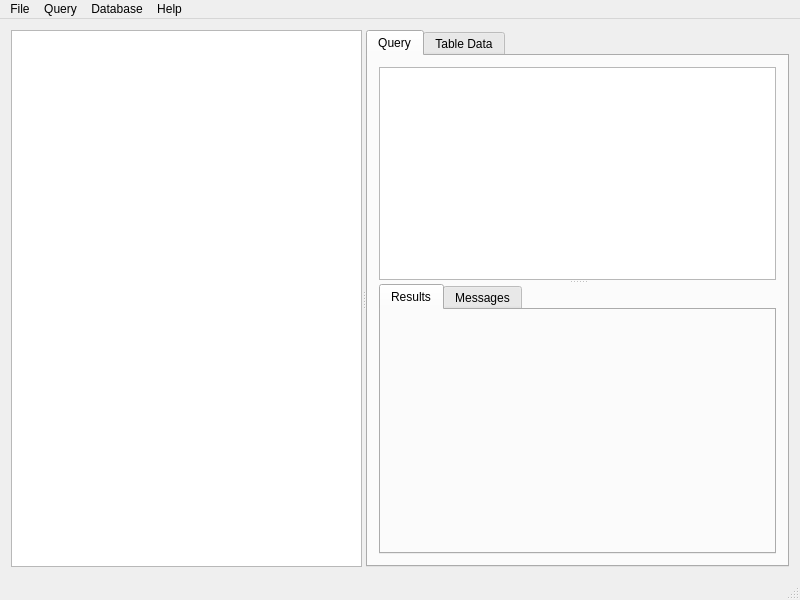
<?xml version="1.0" encoding="UTF-8"?>
<ui version="4.0">
    <class>MainWindow</class>
    <widget class="QMainWindow" name="MainWindow">
        <property name="geometry">
            <rect>
                <x>0</x>
                <y>0</y>
                <width>800</width>
                <height>600</height>
            </rect>
        </property>
        <property name="windowTitle">
            <string>SQLite Query Analyzer</string>
        </property>
        <widget class="QWidget" name="centralWidget">
            <layout class="QGridLayout" name="gridLayout">
                <item row="0" column="0">
                    <widget class="QSplitter" name="splitterMain">
                        <property name="orientation">
                            <enum>Qt::Orientation::Horizontal</enum>
                        </property>
                        <widget class="QTreeWidget" name="treeWidget">
                            <attribute name="headerVisible">
                                <bool>false</bool>
                            </attribute>
                            <column>
                                <property name="text">
                                    <string notr="true">1</string>
                                </property>
                            </column>
                        </widget>
                        <widget class="QTabWidget" name="tabWidget">
                            <property name="currentIndex">
                                <number>0</number>
                            </property>
                            <widget class="QWidget" name="queryTab">
                                <attribute name="title">
                                    <string>Query</string>
                                </attribute>
                                <layout class="QGridLayout" name="gridLayout_2">
                                    <item row="0" column="0">
                                        <widget class="QSplitter" name="splitterQueryTab">
                                            <property name="orientation">
                                                <enum>Qt::Orientation::Vertical</enum>
                                            </property>
                                            <widget class="QTextEdit" name="textEdit"/>
                                            <widget class="QTabWidget" name="queryResultTab">
                                                <property name="currentIndex">
                                                    <number>0</number>
                                                </property>
                                                <widget class="QWidget" name="queryResultsGrid">
                                                    <attribute name="title">
                                                        <string>Results</string>
                                                    </attribute>
                                                    <layout class="QGridLayout" name="gridLayout_4">
                                                        <item row="0" column="0">
                                                            <widget class="QLabel" name="queryBusyIndicator">
                                                                <property name="text">
                                                                    <string/>
                                                                </property>
                                                                <property name="alignment">
                                                                    <set>Qt::AlignCenter</set>
                                                                </property>
                                                                <property name="visible">
                                                                    <bool>false</bool>
                                                                </property>
                                                            </widget>
                                                        </item>
                                                    </layout>
                                                </widget>
                                                <widget class="QWidget" name="queryResultMessagesTab">
                                                    <attribute name="title">
                                                        <string>Messages</string>
                                                    </attribute>
                                                    <layout class="QGridLayout" name="gridLayout_3">
                                                        <item row="0" column="0">
                                                            <widget class="QPlainTextEdit"
                                                                    name="queryResultMessagesTextEdit"/>
                                                        </item>
                                                    </layout>
                                                </widget>
                                            </widget>
                                        </widget>
                                    </item>
                                </layout>
                            </widget>
                            <widget class="QWidget" name="gridTab">
                                <attribute name="title">
                                    <string>Table Data</string>
                                </attribute>
                                <layout class="QGridLayout" name="gridLayout_5">
                                    <item row="0" column="0">
                                        <widget class="QTableView" name="tableView"/>
                                    </item>
                                </layout>
                            </widget>
                        </widget>
                    </widget>
                </item>
            </layout>
        </widget>
        <widget class="QMenuBar" name="menuBar">
            <property name="geometry">
                <rect>
                    <x>0</x>
                    <y>0</y>
                    <width>800</width>
                    <height>33</height>
                </rect>
            </property>
            <widget class="QMenu" name="menuFile">
                <property name="title">
                    <string>File</string>
                </property>
                <addaction name="actionNew"/>
                <addaction name="actionOpen"/>
                <addaction name="actionSave"/>
                <addaction name="separator"/>
                <addaction name="actionExit"/>
                <addaction name="separator"/>
            </widget>
            <widget class="QMenu" name="menuQuery">
                <property name="title">
                    <string>Query</string>
                </property>
                <addaction name="actionExecute_Query"/>
            </widget>
            <widget class="QMenu" name="menuDatabase">
                <property name="title">
                    <string>Database</string>
                </property>
                <widget class="QMenu" name="menuExport_Data">
                    <property name="title">
                        <string>Export Data</string>
                    </property>
                    <addaction name="actionScript_SQL"/>
                    <addaction name="actionScript_CSV"/>
                </widget>
                <addaction name="actionRefresh"/>
                <addaction name="actionShrink"/>
                <addaction name="actionScript_Schema"/>
                <addaction name="menuExport_Data"/>
                <addaction name="actionCancel"/>
            </widget>
            <widget class="QMenu" name="menuHelp">
                <property name="title">
                    <string>Help</string>
                </property>
                <addaction name="actionAbout"/>
            </widget>
            <addaction name="menuFile"/>
            <addaction name="menuQuery"/>
            <addaction name="menuDatabase"/>
            <addaction name="menuHelp"/>
        </widget>
        <widget class="QStatusBar" name="statusBar"/>
        <action name="actionExecute_Query">
            <property name="text">
                <string>Execute Query</string>
            </property>
            <property name="shortcut">
                <string>Ctrl+R</string>
            </property>
        </action>
        <action name="actionResults_as_Grid">
            <property name="text">
                <string>Results as Grid</string>
            </property>
        </action>
        <action name="actionResults_as_XML">
            <property name="text">
                <string>Results as XML</string>
            </property>
        </action>
        <action name="actionResults_as_JSON">
            <property name="text">
                <string>Results as JSON</string>
            </property>
        </action>
        <action name="actionResults_as_Text">
            <property name="text">
                <string>Results as Text</string>
            </property>
        </action>
        <action name="actionExit">
            <property name="text">
                <string>Exit</string>
            </property>
            <property name="shortcut">
                <string/>
            </property>
        </action>
        <action name="actionAbout">
            <property name="text">
                <string>About</string>
            </property>
            <property name="shortcut">
                <string>F1</string>
            </property>
        </action>
        <action name="actionOpen">
            <property name="text">
                <string>Open</string>
            </property>
            <property name="shortcut">
                <string>Ctrl+O</string>
            </property>
        </action>
        <action name="actionNew">
            <property name="text">
                <string>New</string>
            </property>
            <property name="shortcut">
                <string>Ctrl+N</string>
            </property>
        </action>
        <action name="actionShrink">
            <property name="text">
                <string>Shrink</string>
            </property>
        </action>
        <action name="actionRefresh">
            <property name="text">
                <string>Refresh</string>
            </property>
            <property name="shortcut">
                <string>F5</string>
            </property>
        </action>
        <action name="actionScript_Schema">
            <property name="text">
                <string>Script Schema</string>
            </property>
        </action>
        <action name="actionSave">
            <property name="text">
                <string>Save</string>
            </property>
            <property name="shortcut">
                <string>Ctrl+S</string>
            </property>
        </action>
        <action name="actionCancel">
            <property name="text">
                <string>Cancel</string>
            </property>
            <property name="visible">
                <bool>false</bool>
            </property>
        </action>
        <action name="actionScript_SQL">
            <property name="text">
                <string>SQL Script</string>
            </property>
        </action>
        <action name="actionScript_CSV">
            <property name="text">
                <string>CSV Files</string>
            </property>
        </action>
    </widget>
    <layoutdefault spacing="6" margin="11"/>
    <resources/>
    <connections/>
</ui>
